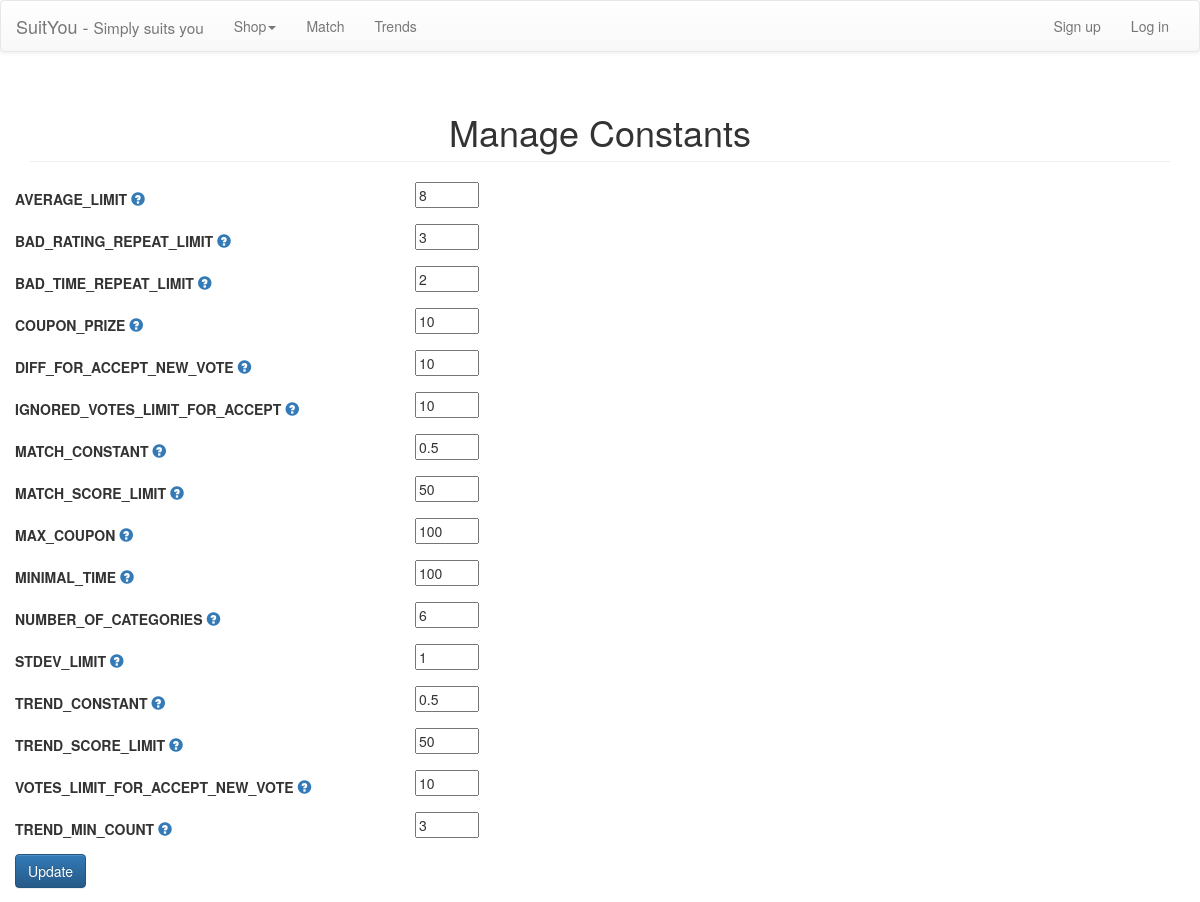
The page /constants.php on the database its author committed.
### tables this page shows
CREATE TABLE IF NOT EXISTS `constants` (
  `name` varchar(255) NOT NULL,
  `description` text NOT NULL,
  `value` float NOT NULL,
  UNIQUE KEY `name` (`name`)
);

### algorithms.php (called while the page is built, shortened)
<?php
	function getConstantsWithDescription() {
		$result = array();
		$constantQuery = mysql_query("SELECT * FROM constants");
		while ($row = mysql_fetch_array($constantQuery)) {
			$result[$row['name']] = array("value" => $row['value'], "description" => $row['description']);
		}
		return $result;
	}
?>

### constants.php (the view, shortened to what this page needs)
<?php
include("header.php");
include("algorithms.php");
$constantsArray = getConstantsWithDescription();
?>
<div class="container">
	<div class="row">
		<div class="col-lg-12">
			<h1 class="page-header" align="center">
				Manage Constants
			</h1>
		</div>
	</div>
		<form id="update_constants" class="form-horizontal" action="constants_update.php" method="post" role="form"/>
			<?php
			 	foreach($constantsArray as $constName=>$constData) {
			?>
			   <div class="row">
					<div class="form-group">
						<div class="col-md-4">
	                    	<label class="control-label" for="<?php echo $constName; ?>"><?php echo $constName; ?>
								<a tabindex="0" role="button" data-toggle="popover" data-trigger = "focus"
								title="Description" data-content= "<?php echo $constData['description']; ?>">
								<span class = "glyphicon glyphicon-question-sign"></span></a>
							</label>
						</div>
						<div class="col-md-8">
	                    	<input type="text" size="5" name="<?php echo $constName; ?>" id="name" value="<?php echo $constData['value']; ?>" />
						</div>
					</div>
				</div>
	 <?php } ?>
	  <div class="row">
		 <div class="col-md-12" style="padding: 0">
	 		 <input class="btn btn-primary" type="submit" value="Update" name="submit"/>
		 </div>
	  </div>
	</div>

### header.php (shortened to what this page needs)
<html>
<head>
  <link rel="stylesheet" type="text/css" href="style/style.css?5" />
  <link rel="stylesheet" href="https://maxcdn.bootstrapcdn.com/bootstrap/3.3.4/css/bootstrap.min.css">
  <link rel="stylesheet" href="https://maxcdn.bootstrapcdn.com/bootstrap/3.3.4/css/bootstrap-theme.min.css">
</head>
<body>
<nav class="navbar navbar-default">
  <div class="container-fluid">
    <div class="navbar-header">
      <a class="navbar-brand" href="index.php">SuitYou - <small>Simply suits you</small></a>
    </div>
    <div class="collapse navbar-collapse" id="bs-example-navbar-collapse-1">
      <ul class="nav navbar-nav navbar-left">
        <li class="dropdown">
          <a href="#" class="dropdown-toggle" data-toggle="dropdown" role="button" aria-expanded="false">Shop<span class="caret"></span></a>
        </li>
        <li><a href="matching.php">Match</a></li>
        <li><a href="trends.php">Trends</a></li>
      </ul>
      <ul class="nav navbar-nav navbar-right">
     <?php if(isset($_SESSION['user_id'],$_SESSION['email']))
        {
     ?>
          <p class="navbar-text">Hello <?php echo $_SESSION['email']?></p>
          <li><a href="cart.php">Shopping Cart</a></li>
		  <li><a href="user_purchases.php">My Purchases</a></li>
          <li><a href="profile.php">Profile</a></li>
          <li><a href="connexion.php">Logout</a></li>
     <?php if (isset($_SESSION['is_designer']) && !empty($_SESSION['is_designer']))
          {
     ?>
          <li><a href="manage_items.php">Manage Items</a></li>
    <?php }
	 	if (isset($_SESSION['is_admin']) && !empty($_SESSION['is_admin']))
         {
    ?>
         <li><a href="manage.php">Manage Site</a></li>
   <?php }
        }  else  {
     ?>
          <li><a href="sign_up.php">Sign up</a></li>
          <li><a href="connexion.php">Log in</a></li>
  <?php } ?>
      </ul>
    </div>
  </div>
</nav>

### rows shown on the page
constants: constName "AVERAGE_LIMIT", AVERAGE_LIMIT "8"
constants: constName "BAD_RATING_REPEAT_LIMIT", BAD_RATING_REPEAT_LIMIT "3"
constants: constName "BAD_TIME_REPEAT_LIMIT", BAD_TIME_REPEAT_LIMIT "2"
constants: constName "COUPON_PRIZE", COUPON_PRIZE "10"
constants: constName "DIFF_FOR_ACCEPT_NEW_VOTE", DIFF_FOR_ACCEPT_NEW_VOTE "10"
constants: constName "IGNORED_VOTES_LIMIT_FOR_ACCEPT", IGNORED_VOTES_LIMIT_FOR_ACCEPT "10"
constants: constName "MATCH_CONSTANT", MATCH_CONSTANT "0.5"
constants: constName "MATCH_SCORE_LIMIT", MATCH_SCORE_LIMIT "50"
constants: constName "MAX_COUPON", MAX_COUPON "100"
constants: constName "MINIMAL_TIME", MINIMAL_TIME "100"
constants: constName "NUMBER_OF_CATEGORIES", NUMBER_OF_CATEGORIES "6"
constants: constName "STDEV_LIMIT", STDEV_LIMIT "1"
constants: constName "TREND_CONSTANT", TREND_CONSTANT "0.5"
constants: constName "TREND_SCORE_LIMIT", TREND_SCORE_LIMIT "50"
constants: constName "VOTES_LIMIT_FOR_ACCEPT_NEW_VOTE", VOTES_LIMIT_FOR_ACCEPT_NEW_VOTE "10"
constants: constName "TREND_MIN_COUNT", TREND_MIN_COUNT "3"
